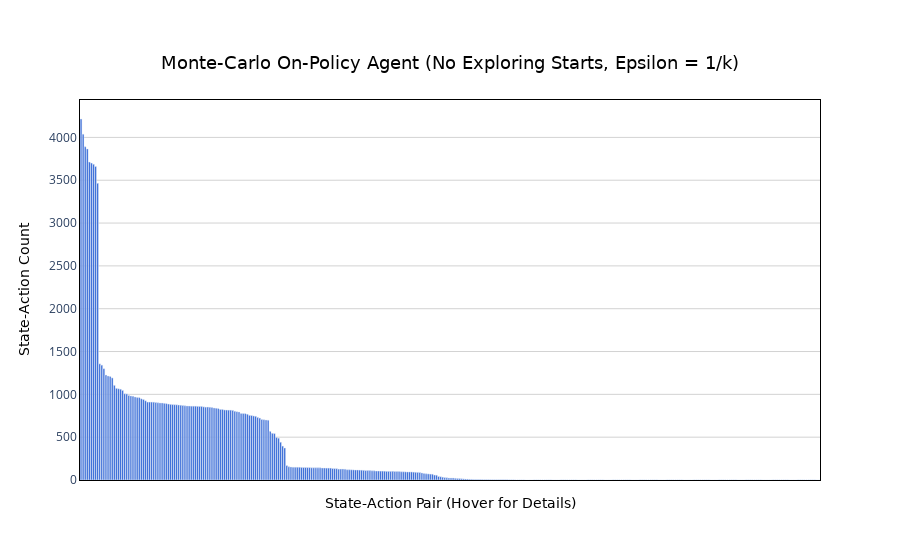

Source (notebook cell):
### Code cell
plot_state_action_counts(mcop_agent_2.n_counter, "Monte-Carlo On-Policy Agent (No Exploring Starts, Epsilon = 1/k)")

### Figure 1 — Plotly figure (JSON) as saved in the notebook; plotly's stock layout.template omitted (floating-point values rounded to 4 significant figures; data arrays with more than 128 entries replaced by an {"elided": "..."} marker saying what was removed)
{"data": [{"hoverinfo": "text", "hoverlabel": {"bgcolor": "rgba(60, 60, 60, 0.85)", "bordercolor": "rgba(60, 60, 60, 0.85)", "font": {"color": "white", "family": "DejaVu Sans, Arial, sans-serif"}}, "hovertext": {"elided": "356 str values"}, "marker": {"color": "#245cd4"}, "type": "bar", "x": {"elided": "356 str values"}, "y": {"elided": "356 int values"}}], "layout": {"plot_bgcolor": "white", "title": {"font": {"color": "black", "family": "DejaVu Sans, Arial, sans-serif", "size": 18}, "text": "Monte-Carlo On-Policy Agent (No Exploring Starts, Epsilon = 1/k)", "x": 0.5, "xanchor": "center", "y": 0.9, "yanchor": "top"}, "xaxis": {"linecolor": "black", "linewidth": 1, "mirror": true, "showline": true, "tickmode": "array", "ticktext": [], "tickvals": [], "title": {"font": {"color": "black", "family": "DejaVu Sans, Arial, sans-serif", "size": 14}, "text": "State-Action Pair (Hover for Details)"}}, "yaxis": {"gridcolor": "lightgray", "gridwidth": 1, "linecolor": "black", "linewidth": 1, "mirror": true, "showgrid": true, "showline": true, "title": {"font": {"color": "black", "family": "DejaVu Sans, Arial, sans-serif", "size": 14}, "text": "State-Action Count"}}}}
